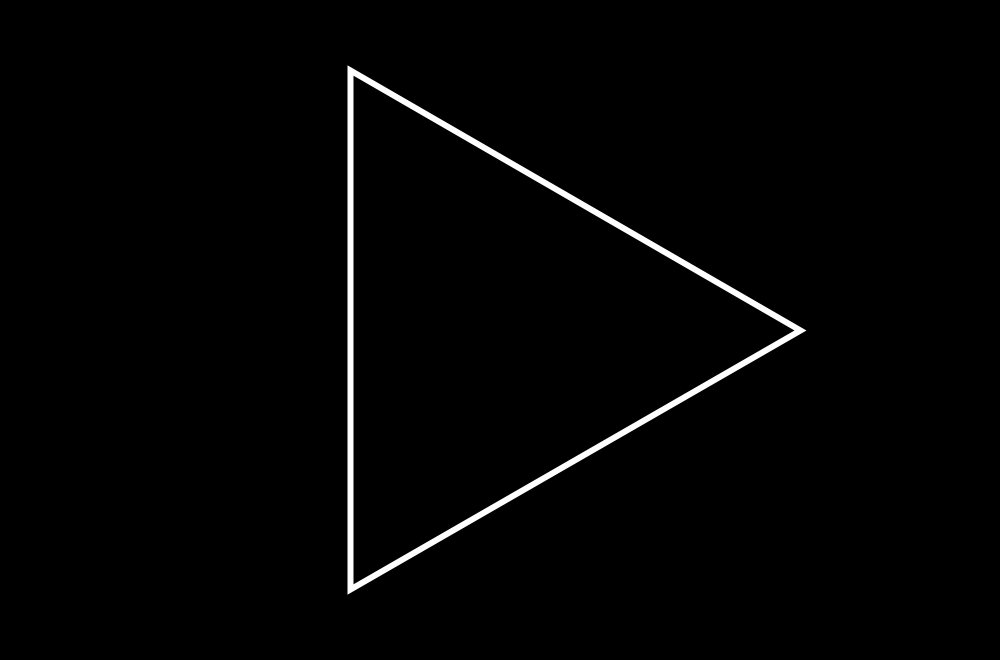
Frame 1 (no input)
Frame 60 (the mouse pressed at the canvas centre just before this capture): identical to frame 1, image omitted
Frame 120 (the mouse held since frame 60 and released just before this capture): identical to frame 1, image omitted

The Processing sketch that drew this single still picture (run headless with seeded random() and noise(); from frame 60 on, the mouse is pressed at the canvas centre):

// Processing sketch: triangle_ctrl
// ── triangle_ctrl.pde
/* 
 *  First triangle control gui,
 *    linear fade between all elements
 *   - issue, center not all are 100% (is this problem?)
 *   - when on one side, should be slider between those elements, 3rd is 0 (but 0.2)
  */

PVector t1, t2, t3, cntr;
float t_rad = 300;
float side;
float v1,v2,v3;

void setup()
{
  size(1000,660);
  
  cntr = new PVector(width/2, height/2);
  
  t1 = PVector.fromAngle(TWO_PI);
    t2 = PVector.fromAngle(TWO_PI/3);
    t3 = PVector.fromAngle(2*TWO_PI/3);
  t1.mult(t_rad);
    t2.mult(t_rad);
    t3.mult(t_rad);
  t1.add(cntr);
    t2.add(cntr);
    t3.add(cntr);
  
  background(0);
  draw_triangle();
  side = PVector.sub(t1,t2).mag();
  v1=0;v2=0;v3=0;
  
  // * Eo setup
}


void triangle_func(float x, float y)
{
  // update vars
  triangle_click(x,y);
  
  // redraw
  background(0);
  draw_vars(v1,v2,v3);
  draw_triangle();  
}


void draw_triangle(){
  noFill();  stroke(255);  strokeWeight(6);
  triangle(t1.x,t1.y, t2.x,t2.y, t3.x,t3.y); 
}


void triangle_click(float x, float y)
{
  //
  float r1, r2, r3;
  PVector mse = new PVector(x,y);
  r1 = PVector.sub(mse,t1).mag();
  r2 = PVector.sub(mse,t2).mag();
  r3 = PVector.sub(mse,t3).mag();
  
  v1=1-r1/side;
  v2=1-r2/side;
  v3=1-r3/side;
  
  // outside the triangle v_x goes minus
  if(v1<0)  v1=0;
  if(v2<0)  v2=0;
  if(v3<0)  v3=0;
  
  // on triangle border sum goes -> 0.9999
  if(v1+v2>=0.99)  v3=0;
  if(v1+v3>=0.99)  v2=0;
  if(v2+v3>=0.99)  v1=0;
  
  //println( "t: ",v1,"\t",v2,"\t",v3,"\tS=",(v1+v2+v3)/side );
  println( "t: ",v1,"\t",v2,"\t",v3,"\t12:",(v1+v2)   );
  
  
  // ** Eo function()
}

void draw_vars(float f1,float f2,float f3){
  float r;
  noStroke();
  
  r= map(f1,0,1, 0,t_rad);
    fill(120,0,40);
    ellipse(t1.x,t1.y,r,r);
  r= map(f2,0,1, 0,t_rad);
    fill(40,120,0);
    ellipse(t2.x,t2.y,r,r);
  r= map(f3,0,1, 0,t_rad);
    fill(0,40,120);
    ellipse(t3.x,t3.y,r,r);
}



void mousePressed()
{
  triangle_func(mouseX,mouseY);
}

void mouseDragged()
{
  triangle_func(mouseX,mouseY);
}

void draw()
{
  
  
}
